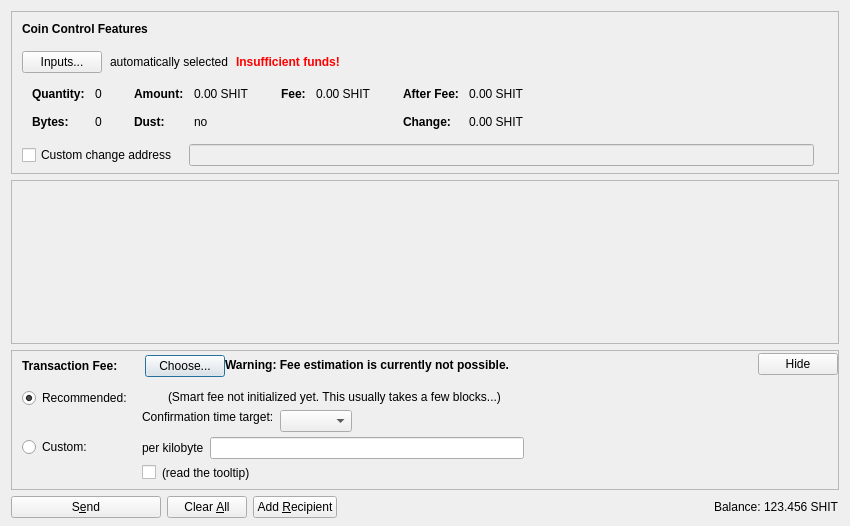
<?xml version="1.0" encoding="UTF-8"?>
<ui version="4.0">
 <class>SendCoinsDialog</class>
 <widget class="QDialog" name="SendCoinsDialog">
  <property name="geometry">
   <rect>
    <x>0</x>
    <y>0</y>
    <width>850</width>
    <height>526</height>
   </rect>
  </property>
  <property name="windowTitle">
   <string>Send Coins</string>
  </property>
  <layout class="QVBoxLayout" name="verticalLayout" stretch="0,1,0,0">
   <property name="bottomMargin">
    <number>8</number>
   </property>
   <item>
    <widget class="QFrame" name="frameCoinControl">
     <property name="sizePolicy">
      <sizepolicy hsizetype="Expanding" vsizetype="Expanding">
       <horstretch>0</horstretch>
       <verstretch>0</verstretch>
      </sizepolicy>
     </property>
     <property name="maximumSize">
      <size>
       <width>16777215</width>
       <height>16777215</height>
      </size>
     </property>
     <property name="frameShape">
      <enum>QFrame::StyledPanel</enum>
     </property>
     <property name="frameShadow">
      <enum>QFrame::Sunken</enum>
     </property>
     <layout class="QVBoxLayout" name="verticalLayoutCoinControl2">
      <property name="spacing">
       <number>0</number>
      </property>
      <property name="leftMargin">
       <number>0</number>
      </property>
      <property name="topMargin">
       <number>0</number>
      </property>
      <property name="rightMargin">
       <number>0</number>
      </property>
      <property name="bottomMargin">
       <number>6</number>
      </property>
      <item>
       <layout class="QVBoxLayout" name="verticalLayoutCoinControl" stretch="0,0,0,0,1">
        <property name="spacing">
         <number>0</number>
        </property>
        <property name="leftMargin">
         <number>10</number>
        </property>
        <property name="topMargin">
         <number>10</number>
        </property>
        <item>
         <layout class="QHBoxLayout" name="horizontalLayoutCoinControl1">
          <property name="bottomMargin">
           <number>15</number>
          </property>
          <item>
           <widget class="QLabel" name="labelCoinControlFeatures">
            <property name="sizePolicy">
             <sizepolicy hsizetype="Preferred" vsizetype="Maximum">
              <horstretch>0</horstretch>
              <verstretch>0</verstretch>
             </sizepolicy>
            </property>
            <property name="font">
             <font>
              <weight>75</weight>
              <bold>true</bold>
             </font>
            </property>
            <property name="styleSheet">
             <string notr="true">font-weight:bold;</string>
            </property>
            <property name="text">
             <string>Coin Control Features</string>
            </property>
           </widget>
          </item>
         </layout>
        </item>
        <item>
         <layout class="QHBoxLayout" name="horizontalLayoutCoinControl2" stretch="0,0,0,0">
          <property name="spacing">
           <number>8</number>
          </property>
          <property name="bottomMargin">
           <number>10</number>
          </property>
          <item>
           <widget class="QPushButton" name="pushButtonCoinControl">
            <property name="styleSheet">
             <string notr="true"/>
            </property>
            <property name="text">
             <string>Inputs...</string>
            </property>
            <property name="autoDefault">
             <bool>false</bool>
            </property>
           </widget>
          </item>
          <item>
           <widget class="QLabel" name="labelCoinControlAutomaticallySelected">
            <property name="text">
             <string>automatically selected</string>
            </property>
            <property name="margin">
             <number>5</number>
            </property>
           </widget>
          </item>
          <item>
           <widget class="QLabel" name="labelCoinControlInsuffFunds">
            <property name="font">
             <font>
              <weight>75</weight>
              <bold>true</bold>
             </font>
            </property>
            <property name="styleSheet">
             <string notr="true">color:red;font-weight:bold;</string>
            </property>
            <property name="text">
             <string>Insufficient funds!</string>
            </property>
            <property name="margin">
             <number>5</number>
            </property>
           </widget>
          </item>
          <item>
           <spacer name="horizontalSpacerCoinControl">
            <property name="orientation">
             <enum>Qt::Horizontal</enum>
            </property>
            <property name="sizeHint" stdset="0">
             <size>
              <width>40</width>
              <height>1</height>
             </size>
            </property>
           </spacer>
          </item>
         </layout>
        </item>
        <item>
         <widget class="QWidget" name="widgetCoinControl" native="true">
          <property name="sizePolicy">
           <sizepolicy hsizetype="Preferred" vsizetype="Preferred">
            <horstretch>0</horstretch>
            <verstretch>0</verstretch>
           </sizepolicy>
          </property>
          <property name="minimumSize">
           <size>
            <width>0</width>
            <height>0</height>
           </size>
          </property>
          <property name="styleSheet">
           <string notr="true"/>
          </property>
          <layout class="QHBoxLayout" name="horizontalLayoutCoinControl5">
           <property name="leftMargin">
            <number>0</number>
           </property>
           <property name="topMargin">
            <number>0</number>
           </property>
           <property name="rightMargin">
            <number>0</number>
           </property>
           <property name="bottomMargin">
            <number>0</number>
           </property>
           <item>
            <layout class="QHBoxLayout" name="horizontalLayoutCoinControl3" stretch="0,0,0,1">
             <property name="spacing">
              <number>20</number>
             </property>
             <property name="topMargin">
              <number>0</number>
             </property>
             <property name="bottomMargin">
              <number>10</number>
             </property>
             <item>
              <layout class="QFormLayout" name="formLayoutCoinControl1">
               <property name="horizontalSpacing">
                <number>10</number>
               </property>
               <property name="verticalSpacing">
                <number>14</number>
               </property>
               <property name="leftMargin">
                <number>10</number>
               </property>
               <property name="topMargin">
                <number>4</number>
               </property>
               <property name="rightMargin">
                <number>6</number>
               </property>
               <item row="0" column="0">
                <widget class="QLabel" name="labelCoinControlQuantityText">
                 <property name="font">
                  <font>
                   <weight>75</weight>
                   <bold>true</bold>
                  </font>
                 </property>
                 <property name="text">
                  <string>Quantity:</string>
                 </property>
                 <property name="margin">
                  <number>0</number>
                 </property>
                </widget>
               </item>
               <item row="0" column="1">
                <widget class="QLabel" name="labelCoinControlQuantity">
                 <property name="cursor">
                  <cursorShape>IBeamCursor</cursorShape>
                 </property>
                 <property name="contextMenuPolicy">
                  <enum>Qt::ActionsContextMenu</enum>
                 </property>
                 <property name="text">
                  <string notr="true">0</string>
                 </property>
                 <property name="margin">
                  <number>0</number>
                 </property>
                 <property name="textInteractionFlags">
                  <set>Qt::LinksAccessibleByMouse|Qt::TextSelectableByKeyboard|Qt::TextSelectableByMouse</set>
                 </property>
                </widget>
               </item>
               <item row="1" column="0">
                <widget class="QLabel" name="labelCoinControlBytesText">
                 <property name="font">
                  <font>
                   <weight>75</weight>
                   <bold>true</bold>
                  </font>
                 </property>
                 <property name="text">
                  <string>Bytes:</string>
                 </property>
                </widget>
               </item>
               <item row="1" column="1">
                <widget class="QLabel" name="labelCoinControlBytes">
                 <property name="cursor">
                  <cursorShape>IBeamCursor</cursorShape>
                 </property>
                 <property name="contextMenuPolicy">
                  <enum>Qt::ActionsContextMenu</enum>
                 </property>
                 <property name="text">
                  <string notr="true">0</string>
                 </property>
                 <property name="textInteractionFlags">
                  <set>Qt::LinksAccessibleByMouse|Qt::TextSelectableByKeyboard|Qt::TextSelectableByMouse</set>
                 </property>
                </widget>
               </item>
              </layout>
             </item>
             <item>
              <layout class="QFormLayout" name="formLayoutCoinControl2">
               <property name="horizontalSpacing">
                <number>10</number>
               </property>
               <property name="verticalSpacing">
                <number>14</number>
               </property>
               <property name="leftMargin">
                <number>6</number>
               </property>
               <property name="topMargin">
                <number>4</number>
               </property>
               <property name="rightMargin">
                <number>6</number>
               </property>
               <item row="0" column="0">
                <widget class="QLabel" name="labelCoinControlAmountText">
                 <property name="font">
                  <font>
                   <weight>75</weight>
                   <bold>true</bold>
                  </font>
                 </property>
                 <property name="text">
                  <string>Amount:</string>
                 </property>
                 <property name="margin">
                  <number>0</number>
                 </property>
                </widget>
               </item>
               <item row="0" column="1">
                <widget class="QLabel" name="labelCoinControlAmount">
                 <property name="cursor">
                  <cursorShape>IBeamCursor</cursorShape>
                 </property>
                 <property name="contextMenuPolicy">
                  <enum>Qt::ActionsContextMenu</enum>
                 </property>
                 <property name="text">
                  <string notr="true">0.00 SHIT</string>
                 </property>
                 <property name="textInteractionFlags">
                  <set>Qt::LinksAccessibleByMouse|Qt::TextSelectableByKeyboard|Qt::TextSelectableByMouse</set>
                 </property>
                </widget>
               </item>
               <item row="1" column="0">
                <widget class="QLabel" name="labelCoinControlLowOutputText">
                 <property name="font">
                  <font>
                   <weight>75</weight>
                   <bold>true</bold>
                  </font>
                 </property>
                 <property name="text">
                  <string>Dust:</string>
                 </property>
                </widget>
               </item>
               <item row="1" column="1">
                <widget class="QLabel" name="labelCoinControlLowOutput">
                 <property name="cursor">
                  <cursorShape>IBeamCursor</cursorShape>
                 </property>
                 <property name="contextMenuPolicy">
                  <enum>Qt::ActionsContextMenu</enum>
                 </property>
                 <property name="text">
                  <string notr="true">no</string>
                 </property>
                 <property name="textInteractionFlags">
                  <set>Qt::LinksAccessibleByMouse|Qt::TextSelectableByKeyboard|Qt::TextSelectableByMouse</set>
                 </property>
                </widget>
               </item>
              </layout>
             </item>
             <item>
              <layout class="QFormLayout" name="formLayoutCoinControl3">
               <property name="horizontalSpacing">
                <number>10</number>
               </property>
               <property name="verticalSpacing">
                <number>14</number>
               </property>
               <property name="leftMargin">
                <number>6</number>
               </property>
               <property name="topMargin">
                <number>4</number>
               </property>
               <property name="rightMargin">
                <number>6</number>
               </property>
               <item row="0" column="0">
                <widget class="QLabel" name="labelCoinControlFeeText">
                 <property name="font">
                  <font>
                   <weight>75</weight>
                   <bold>true</bold>
                  </font>
                 </property>
                 <property name="text">
                  <string>Fee:</string>
                 </property>
                 <property name="margin">
                  <number>0</number>
                 </property>
                </widget>
               </item>
               <item row="0" column="1">
                <widget class="QLabel" name="labelCoinControlFee">
                 <property name="cursor">
                  <cursorShape>IBeamCursor</cursorShape>
                 </property>
                 <property name="contextMenuPolicy">
                  <enum>Qt::ActionsContextMenu</enum>
                 </property>
                 <property name="text">
                  <string notr="true">0.00 SHIT</string>
                 </property>
                 <property name="textInteractionFlags">
                  <set>Qt::LinksAccessibleByMouse|Qt::TextSelectableByKeyboard|Qt::TextSelectableByMouse</set>
                 </property>
                </widget>
               </item>
              </layout>
             </item>
             <item>
              <layout class="QFormLayout" name="formLayoutCoinControl4">
               <property name="horizontalSpacing">
                <number>10</number>
               </property>
               <property name="verticalSpacing">
                <number>14</number>
               </property>
               <property name="leftMargin">
                <number>6</number>
               </property>
               <property name="topMargin">
                <number>4</number>
               </property>
               <property name="rightMargin">
                <number>6</number>
               </property>
               <item row="0" column="0">
                <widget class="QLabel" name="labelCoinControlAfterFeeText">
                 <property name="font">
                  <font>
                   <weight>75</weight>
                   <bold>true</bold>
                  </font>
                 </property>
                 <property name="text">
                  <string>After Fee:</string>
                 </property>
                 <property name="margin">
                  <number>0</number>
                 </property>
                </widget>
               </item>
               <item row="0" column="1">
                <widget class="QLabel" name="labelCoinControlAfterFee">
                 <property name="cursor">
                  <cursorShape>IBeamCursor</cursorShape>
                 </property>
                 <property name="contextMenuPolicy">
                  <enum>Qt::ActionsContextMenu</enum>
                 </property>
                 <property name="text">
                  <string notr="true">0.00 SHIT</string>
                 </property>
                 <property name="textInteractionFlags">
                  <set>Qt::LinksAccessibleByMouse|Qt::TextSelectableByKeyboard|Qt::TextSelectableByMouse</set>
                 </property>
                </widget>
               </item>
               <item row="1" column="0">
                <widget class="QLabel" name="labelCoinControlChangeText">
                 <property name="font">
                  <font>
                   <weight>75</weight>
                   <bold>true</bold>
                  </font>
                 </property>
                 <property name="text">
                  <string>Change:</string>
                 </property>
                </widget>
               </item>
               <item row="1" column="1">
                <widget class="QLabel" name="labelCoinControlChange">
                 <property name="cursor">
                  <cursorShape>IBeamCursor</cursorShape>
                 </property>
                 <property name="contextMenuPolicy">
                  <enum>Qt::ActionsContextMenu</enum>
                 </property>
                 <property name="text">
                  <string notr="true">0.00 SHIT</string>
                 </property>
                 <property name="textInteractionFlags">
                  <set>Qt::LinksAccessibleByMouse|Qt::TextSelectableByKeyboard|Qt::TextSelectableByMouse</set>
                 </property>
                </widget>
               </item>
              </layout>
             </item>
            </layout>
           </item>
          </layout>
         </widget>
        </item>
        <item>
         <layout class="QHBoxLayout" name="horizontalLayoutCoinControl4" stretch="0,0,0">
          <property name="spacing">
           <number>12</number>
          </property>
          <property name="sizeConstraint">
           <enum>QLayout::SetDefaultConstraint</enum>
          </property>
          <property name="topMargin">
           <number>5</number>
          </property>
          <property name="rightMargin">
           <number>5</number>
          </property>
          <item>
           <widget class="QCheckBox" name="checkBoxCoinControlChange">
            <property name="toolTip">
             <string>If this is activated, but the change address is empty or invalid, change will be sent to a newly generated address.</string>
            </property>
            <property name="text">
             <string>Custom change address</string>
            </property>
           </widget>
          </item>
          <item>
           <widget class="QValidatedLineEdit" name="lineEditCoinControlChange">
            <property name="enabled">
             <bool>false</bool>
            </property>
            <property name="sizePolicy">
             <sizepolicy hsizetype="Expanding" vsizetype="Fixed">
              <horstretch>0</horstretch>
              <verstretch>0</verstretch>
             </sizepolicy>
            </property>
           </widget>
          </item>
          <item>
           <widget class="QLabel" name="labelCoinControlChangeLabel">
            <property name="sizePolicy">
             <sizepolicy hsizetype="Preferred" vsizetype="Expanding">
              <horstretch>0</horstretch>
              <verstretch>0</verstretch>
             </sizepolicy>
            </property>
            <property name="minimumSize">
             <size>
              <width>0</width>
              <height>0</height>
             </size>
            </property>
            <property name="text">
             <string/>
            </property>
            <property name="margin">
             <number>3</number>
            </property>
           </widget>
          </item>
         </layout>
        </item>
        <item>
         <spacer name="verticalSpacerCoinControl">
          <property name="orientation">
           <enum>Qt::Vertical</enum>
          </property>
          <property name="sizeHint" stdset="0">
           <size>
            <width>800</width>
            <height>1</height>
           </size>
          </property>
         </spacer>
        </item>
       </layout>
      </item>
     </layout>
    </widget>
   </item>
   <item>
    <widget class="QScrollArea" name="scrollArea">
     <property name="widgetResizable">
      <bool>true</bool>
     </property>
     <widget class="QWidget" name="scrollAreaWidgetContents">
      <property name="geometry">
       <rect>
        <x>0</x>
        <y>0</y>
        <width>830</width>
        <height>104</height>
       </rect>
      </property>
      <layout class="QVBoxLayout" name="verticalLayout_2" stretch="0,1">
       <property name="leftMargin">
        <number>0</number>
       </property>
       <property name="topMargin">
        <number>0</number>
       </property>
       <property name="rightMargin">
        <number>0</number>
       </property>
       <property name="bottomMargin">
        <number>0</number>
       </property>
       <item>
        <layout class="QVBoxLayout" name="entries">
         <property name="spacing">
          <number>6</number>
         </property>
        </layout>
       </item>
       <item>
        <spacer name="verticalSpacer">
         <property name="orientation">
          <enum>Qt::Vertical</enum>
         </property>
         <property name="sizeHint" stdset="0">
          <size>
           <width>20</width>
           <height>40</height>
          </size>
         </property>
        </spacer>
       </item>
      </layout>
     </widget>
    </widget>
   </item>
   <item>
    <widget class="QFrame" name="frameFee">
     <property name="sizePolicy">
      <sizepolicy hsizetype="Expanding" vsizetype="Expanding">
       <horstretch>0</horstretch>
       <verstretch>0</verstretch>
      </sizepolicy>
     </property>
     <property name="maximumSize">
      <size>
       <width>16777215</width>
       <height>16777215</height>
      </size>
     </property>
     <property name="frameShape">
      <enum>QFrame::StyledPanel</enum>
     </property>
     <property name="frameShadow">
      <enum>QFrame::Sunken</enum>
     </property>
     <layout class="QVBoxLayout" name="verticalLayoutFee1">
      <property name="spacing">
       <number>0</number>
      </property>
      <property name="leftMargin">
       <number>0</number>
      </property>
      <property name="topMargin">
       <number>0</number>
      </property>
      <property name="rightMargin">
       <number>0</number>
      </property>
      <property name="bottomMargin">
       <number>0</number>
      </property>
      <item>
       <layout class="QVBoxLayout" name="verticalLayoutFee2" stretch="0,0,0">
        <property name="spacing">
         <number>0</number>
        </property>
        <property name="leftMargin">
         <number>10</number>
        </property>
        <property name="topMargin">
         <number>0</number>
        </property>
        <item>
         <layout class="QHBoxLayout" name="horizontalLayoutFee1">
          <property name="bottomMargin">
           <number>0</number>
          </property>
          <item>
           <layout class="QVBoxLayout" name="verticalLayoutFee7">
            <property name="spacing">
             <number>0</number>
            </property>
            <item>
             <spacer name="verticalSpacerSmartFee">
              <property name="orientation">
               <enum>Qt::Vertical</enum>
              </property>
              <property name="sizeType">
               <enum>QSizePolicy::Fixed</enum>
              </property>
              <property name="sizeHint" stdset="0">
               <size>
                <width>1</width>
                <height>4</height>
               </size>
              </property>
             </spacer>
            </item>
            <item>
             <layout class="QHBoxLayout" name="horizontalLayoutSmartFee">
              <property name="spacing">
               <number>10</number>
              </property>
              <item>
               <widget class="QLabel" name="labelFeeHeadline">
                <property name="sizePolicy">
                 <sizepolicy hsizetype="Preferred" vsizetype="Maximum">
                  <horstretch>0</horstretch>
                  <verstretch>0</verstretch>
                 </sizepolicy>
                </property>
                <property name="font">
                 <font>
                  <weight>75</weight>
                  <bold>true</bold>
                 </font>
                </property>
                <property name="styleSheet">
                 <string notr="true">font-weight:bold;</string>
                </property>
                <property name="text">
                 <string>Transaction Fee:</string>
                </property>
               </widget>
              </item>
              <item>
               <widget class="QLabel" name="labelFeeMinimized">
                <property name="text">
                 <string/>
                </property>
               </widget>
              </item>
              <item>
               <widget class="QPushButton" name="buttonChooseFee">
                <property name="text">
                 <string>Choose...</string>
                </property>
               </widget>
              </item>
             </layout>
            </item>
            <item>
             <spacer name="verticalSpacer_5">
              <property name="orientation">
               <enum>Qt::Vertical</enum>
              </property>
              <property name="sizeHint" stdset="0">
               <size>
                <width>1</width>
                <height>1</height>
               </size>
              </property>
             </spacer>
            </item>
           </layout>
          </item>
          <item>
           <widget class="QLabel" name="fallbackFeeWarningLabel">
            <property name="toolTip">
             <string>Using the fallbackfee can result in sending a transaction that will take several hours or days (or never) to confirm. Consider choosing your fee manually or wait until you have validated the complete chain.</string>
            </property>
            <property name="font">
            <font>
                <weight>75</weight>
                <bold>true</bold>
            </font>
            </property>
            <property name="text">
             <string>Warning: Fee estimation is currently not possible.</string>
            </property>
            <property name="wordWrap">
             <bool>false</bool>
            </property>
           </widget>
          </item>
          <item>
           <spacer name="horizontalSpacer_4">
            <property name="orientation">
             <enum>Qt::Horizontal</enum>
            </property>
            <property name="sizeType">
             <enum>QSizePolicy::MinimumExpanding</enum>
            </property>
            <property name="sizeHint" stdset="0">
             <size>
              <width>40</width>
              <height>20</height>
             </size>
            </property>
           </spacer>
          </item>
          <item>
           <widget class="QPushButton" name="buttonMinimizeFee">
            <property name="toolTip">
             <string>collapse fee-settings</string>
            </property>
            <property name="text">
             <string>Hide</string>
            </property>
           </widget>
          </item>
         </layout>
        </item>
        <item>
         <widget class="QFrame" name="frameFeeSelection">
          <layout class="QVBoxLayout" name="verticalLayoutFee12">
           <property name="spacing">
            <number>0</number>
           </property>
           <property name="leftMargin">
            <number>0</number>
           </property>
           <property name="topMargin">
            <number>0</number>
           </property>
           <property name="rightMargin">
            <number>0</number>
           </property>
           <property name="bottomMargin">
            <number>0</number>
           </property>
           <item>
            <layout class="QGridLayout" name="gridLayoutFee">
             <property name="topMargin">
              <number>10</number>
             </property>
             <property name="bottomMargin">
              <number>4</number>
             </property>
             <property name="horizontalSpacing">
              <number>10</number>
             </property>
             <property name="verticalSpacing">
              <number>4</number>
             </property>
             <item row="1" column="1">
              <layout class="QVBoxLayout" name="verticalLayoutFee8">
               <property name="spacing">
                <number>6</number>
               </property>
               <item>
                <layout class="QHBoxLayout" name="horizontalLayoutFee13">
                 <item>
                  <widget class="QLabel" name="labelCustomPerKilobyte">
                   <property name="toolTip">
                    <string>If the custom fee is set to 1000 satoshis and the transaction is only 250 bytes, then &quot;per kilobyte&quot; only pays 250 satoshis in fee, while &quot;total at least&quot; pays 1000 satoshis. For transactions bigger than a kilobyte both pay by kilobyte.</string>
                   </property>
                   <property name="text">
                    <string>per kilobyte</string>
                   </property>
                  </widget>
                 </item>
                 <item>
                  <widget class="BitcoinAmountField" name="customFee"/>
                 </item>
                 <item>
                  <spacer name="horizontalSpacer_6">
                   <property name="orientation">
                    <enum>Qt::Horizontal</enum>
                   </property>
                   <property name="sizeHint" stdset="0">
                    <size>
                     <width>1</width>
                     <height>1</height>
                    </size>
                   </property>
                  </spacer>
                 </item>
                </layout>
               </item>
               <item>
                <layout class="QHBoxLayout" name="horizontalLayoutFee8">
                 <item>
                  <widget class="QCheckBox" name="checkBoxMinimumFee">
                   <property name="toolTip">
                    <string>Paying only the minimum fee is just fine as long as there is less transaction volume than space in the blocks. But be aware that this can end up in a never confirming transaction once there is more demand for shitcoin transactions than the network can process.</string>
                   </property>
                   <property name="text">
                    <string/>
                   </property>
                  </widget>
                 </item>
                 <item>
                  <widget class="QLabel" name="labelMinFeeWarning">
                   <property name="enabled">
                    <bool>true</bool>
                   </property>
                   <property name="toolTip">
                    <string>Paying only the minimum fee is just fine as long as there is less transaction volume than space in the blocks. But be aware that this can end up in a never confirming transaction once there is more demand for shitcoin transactions than the network can process.</string>
                   </property>
                   <property name="text">
                    <string>(read the tooltip)</string>
                   </property>
                   <property name="margin">
                    <number>5</number>
                   </property>
                  </widget>
                 </item>
                 <item>
                  <spacer name="horizontalSpacer_2">
                   <property name="orientation">
                    <enum>Qt::Horizontal</enum>
                   </property>
                   <property name="sizeHint" stdset="0">
                    <size>
                     <width>1</width>
                     <height>1</height>
                    </size>
                   </property>
                  </spacer>
                 </item>
                </layout>
               </item>
              </layout>
             </item>
             <item row="0" column="0">
              <layout class="QVBoxLayout" name="verticalLayoutFee4" stretch="0,1">
               <item>
                <widget class="QRadioButton" name="radioSmartFee">
                 <property name="text">
                  <string>Recommended:</string>
                 </property>
                 <property name="checked">
                  <bool>true</bool>
                 </property>
                 <attribute name="buttonGroup">
                  <string notr="true">groupFee</string>
                 </attribute>
                </widget>
               </item>
               <item>
                <spacer name="verticalSpacer_2">
                 <property name="orientation">
                  <enum>Qt::Vertical</enum>
                 </property>
                 <property name="sizeHint" stdset="0">
                  <size>
                   <width>1</width>
                   <height>1</height>
                  </size>
                 </property>
                </spacer>
               </item>
              </layout>
             </item>
             <item row="1" column="0">
              <layout class="QVBoxLayout" name="verticalLayoutFee9" stretch="0,1">
               <item>
                <widget class="QRadioButton" name="radioCustomFee">
                 <property name="text">
                  <string>Custom:</string>
                 </property>
                 <attribute name="buttonGroup">
                  <string notr="true">groupFee</string>
                 </attribute>
                </widget>
               </item>
               <item>
                <spacer name="verticalSpacer_6">
                 <property name="orientation">
                  <enum>Qt::Vertical</enum>
                 </property>
                 <property name="sizeHint" stdset="0">
                  <size>
                   <width>1</width>
                   <height>1</height>
                  </size>
                 </property>
                </spacer>
               </item>
              </layout>
             </item>
             <item row="0" column="1">
              <layout class="QVBoxLayout" name="verticalLayoutFee3" stretch="0,0,1">
               <property name="spacing">
                <number>6</number>
               </property>
               <property name="topMargin">
                <number>2</number>
               </property>
               <item>
                <layout class="QHBoxLayout" name="horizontalLayoutFee12">
                 <item>
                  <widget class="QLabel" name="labelSmartFee">
                   <property name="text">
                    <string/>
                   </property>
                   <property name="margin">
                    <number>2</number>
                   </property>
                  </widget>
                 </item>
                 <item>
                  <widget class="QLabel" name="labelFeeEstimation">
                   <property name="text">
                    <string/>
                   </property>
                  </widget>
                 </item>
                 <item>
                  <widget class="QLabel" name="labelSmartFee2">
                   <property name="text">
                    <string>(Smart fee not initialized yet. This usually takes a few blocks...)</string>
                   </property>
                   <property name="margin">
                    <number>2</number>
                   </property>
                  </widget>
                 </item>
                 <item>
                  <spacer name="horizontalSpacer_5">
                   <property name="orientation">
                    <enum>Qt::Horizontal</enum>
                   </property>
                   <property name="sizeHint" stdset="0">
                    <size>
                     <width>1</width>
                     <height>1</height>
                    </size>
                   </property>
                  </spacer>
                 </item>
                </layout>
               </item>
               <item>
                <layout class="QHBoxLayout" name="horizontalLayoutFee9">
                 <item>
                  <layout class="QVBoxLayout" name="verticalLayoutFee6">
                   <item>
                    <widget class="QLabel" name="labelSmartFee3">
                     <property name="text">
                      <string>Confirmation time target:</string>
                     </property>
                     <property name="margin">
                      <number>2</number>
                     </property>
                    </widget>
                   </item>
                   <item>
                    <spacer name="verticalSpacer_3">
                     <property name="orientation">
                      <enum>Qt::Vertical</enum>
                     </property>
                     <property name="sizeHint" stdset="0">
                      <size>
                       <width>1</width>
                       <height>1</height>
                      </size>
                     </property>
                    </spacer>
                   </item>
                  </layout>
                 </item>
                 <item>
                  <layout class="QVBoxLayout" name="verticalLayoutFee5">
                   <property name="rightMargin">
                    <number>30</number>
                   </property>
                   <item>
                    <layout class="QHBoxLayout" name="horizontalLayoutConfTarget">
                     <property name="bottomMargin">
                      <number>0</number>
                     </property>
                     <item>
                      <widget class="QComboBox" name="confTargetSelector"/>
                     </item>
                     <item>
                      <spacer name="horizontalSpacerConfTarget">
                       <property name="orientation">
                        <enum>Qt::Horizontal</enum>
                       </property>
                       <property name="sizeHint" stdset="0">
                        <size>
                         <width>40</width>
                         <height>20</height>
                        </size>
                       </property>
                      </spacer>
                     </item>
                    </layout>
                   </item>
                  </layout>
                 </item>
                </layout>
               </item>
               <item>
                <spacer name="verticalSpacer_4">
                 <property name="orientation">
                  <enum>Qt::Vertical</enum>
                 </property>
                 <property name="sizeHint" stdset="0">
                  <size>
                   <width>1</width>
                   <height>1</height>
                  </size>
                 </property>
                </spacer>
               </item>
              </layout>
             </item>
            </layout>
           </item>
          </layout>
         </widget>
        </item>
        <item>
         <spacer name="verticalSpacerFee">
          <property name="orientation">
           <enum>Qt::Vertical</enum>
          </property>
          <property name="sizeHint" stdset="0">
           <size>
            <width>40</width>
            <height>5</height>
           </size>
          </property>
         </spacer>
        </item>
       </layout>
      </item>
     </layout>
    </widget>
   </item>
   <item>
    <layout class="QHBoxLayout" name="horizontalLayout">
     <item>
      <widget class="QPushButton" name="sendButton">
       <property name="minimumSize">
        <size>
         <width>150</width>
         <height>0</height>
        </size>
       </property>
       <property name="toolTip">
        <string>Confirm the send action</string>
       </property>
       <property name="text">
        <string>S&amp;end</string>
       </property>
       <property name="icon">
        <iconset resource="../bitcoin.qrc">
         <normaloff>:/icons/send</normaloff>:/icons/send</iconset>
       </property>
       <property name="autoDefault">
        <bool>false</bool>
       </property>
       <property name="default">
        <bool>false</bool>
       </property>
      </widget>
     </item>
     <item>
      <widget class="QPushButton" name="clearButton">
       <property name="sizePolicy">
        <sizepolicy hsizetype="Minimum" vsizetype="Fixed">
         <horstretch>0</horstretch>
         <verstretch>0</verstretch>
        </sizepolicy>
       </property>
       <property name="toolTip">
        <string>Clear all fields of the form.</string>
       </property>
       <property name="text">
        <string>Clear &amp;All</string>
       </property>
       <property name="icon">
        <iconset resource="../bitcoin.qrc">
         <normaloff>:/icons/remove</normaloff>:/icons/remove</iconset>
       </property>
       <property name="autoDefault">
        <bool>false</bool>
       </property>
      </widget>
     </item>
     <item>
      <widget class="QPushButton" name="addButton">
       <property name="toolTip">
        <string>Send to multiple recipients at once</string>
       </property>
       <property name="text">
        <string>Add &amp;Recipient</string>
       </property>
       <property name="icon">
        <iconset resource="../bitcoin.qrc">
         <normaloff>:/icons/add</normaloff>:/icons/add</iconset>
       </property>
       <property name="autoDefault">
        <bool>false</bool>
       </property>
      </widget>
     </item>
     <item>
      <spacer name="horizontalSpacer">
       <property name="orientation">
        <enum>Qt::Horizontal</enum>
       </property>
       <property name="sizeHint" stdset="0">
        <size>
         <width>40</width>
         <height>20</height>
        </size>
       </property>
      </spacer>
     </item>
     <item>
      <layout class="QHBoxLayout" name="horizontalLayout_2">
       <property name="spacing">
        <number>3</number>
       </property>
       <item>
        <widget class="QLabel" name="label">
         <property name="sizePolicy">
          <sizepolicy hsizetype="Preferred" vsizetype="Fixed">
           <horstretch>0</horstretch>
           <verstretch>0</verstretch>
          </sizepolicy>
         </property>
         <property name="text">
          <string>Balance:</string>
         </property>
        </widget>
       </item>
       <item>
        <widget class="QLabel" name="labelBalance">
         <property name="sizePolicy">
          <sizepolicy hsizetype="Preferred" vsizetype="Fixed">
           <horstretch>0</horstretch>
           <verstretch>0</verstretch>
          </sizepolicy>
         </property>
         <property name="cursor">
          <cursorShape>IBeamCursor</cursorShape>
         </property>
         <property name="text">
          <string notr="true">123.456 SHIT</string>
         </property>
         <property name="textInteractionFlags">
          <set>Qt::LinksAccessibleByMouse|Qt::TextSelectableByKeyboard|Qt::TextSelectableByMouse</set>
         </property>
        </widget>
       </item>
      </layout>
     </item>
    </layout>
   </item>
  </layout>
 </widget>
 <customwidgets>
  <customwidget>
   <class>QValidatedLineEdit</class>
   <extends>QLineEdit</extends>
   <header>qvalidatedlineedit.h</header>
  </customwidget>
  <customwidget>
   <class>BitcoinAmountField</class>
   <extends>QLineEdit</extends>
   <header>bitcoinamountfield.h</header>
   <container>1</container>
  </customwidget>
 </customwidgets>
 <resources>
  <include location="../bitcoin.qrc"/>
 </resources>
 <connections/>
 <buttongroups>
  <buttongroup name="groupFee"/>
 </buttongroups>
</ui>
